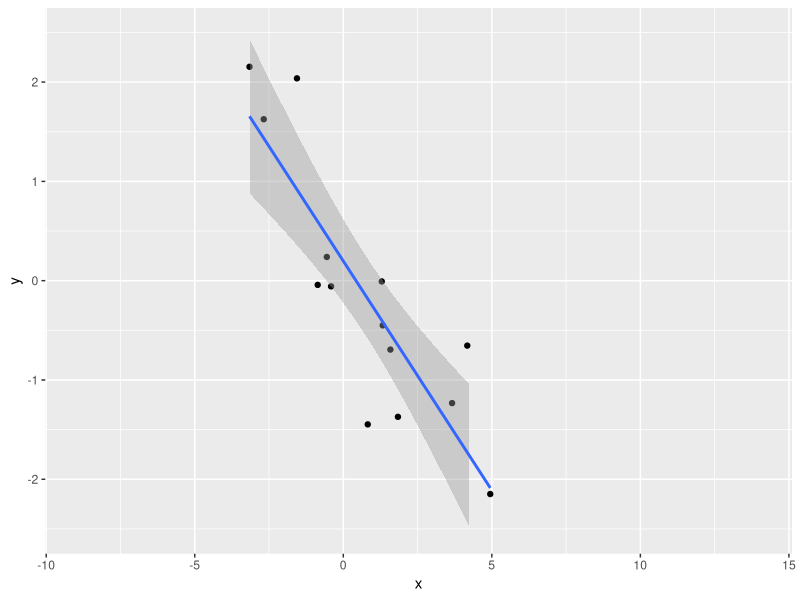

Reproduce this figure in R.
library(tidyverse)

inputs <- 5 * (rnorm(30)) ## uniform from -2.5 to 2.5
slope <- -0.7
noise <- 1.0
outputs <- inputs * slope + rnorm(30, 0, noise)

regression_data <- data_frame(x = inputs, y = outputs)
ggplot(regression_data, aes(x, y)) + geom_point() + geom_smooth(method="lm") + ylim(-2.5, 2.5)